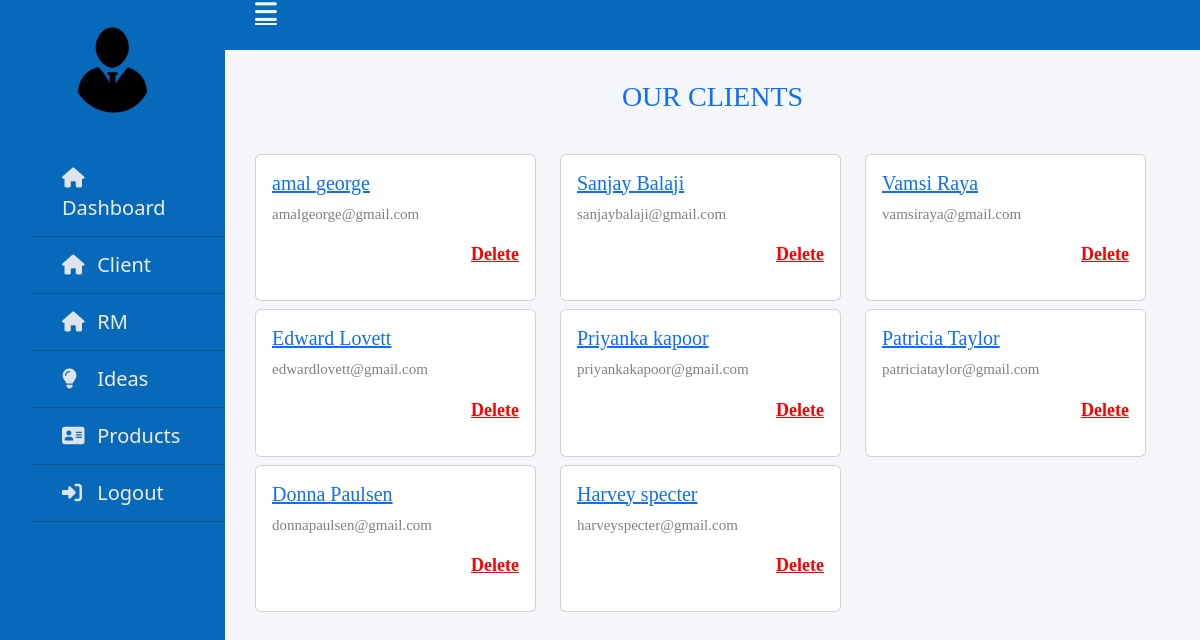
Page /admin/clientpage.php on the committed database.
### tables this page shows
CREATE TABLE `user` (
  `id` int(10) NOT NULL,
  `emailid` varchar(100) NOT NULL,
  `password` varchar(100) NOT NULL,
  `role` varchar(100) NOT NULL,
  `fname` varchar(100) NOT NULL,
  `lname` varchar(100) NOT NULL,
  `phoneno` varchar(100) NOT NULL,
  `recommend_ideas` varchar(100) NOT NULL DEFAULT '',
  `gender` varchar(100) NOT NULL,
  `dob` date DEFAULT NULL,
  `country` varchar(10) NOT NULL,
  `assigned_rm` varchar(10) DEFAULT NULL
);

### admin/clientpage.php (the view, shortened to what this page needs)
<!DOCTYPE html>
<html lang="en">
    <head>
        <link href="https://cdn.jsdelivr.net/npm/bootstrap@5.2.3/dist/css/bootstrap.min.css" rel="stylesheet">
        <link rel="stylesheet" href="./styles/common.css">
    </head>
    <body>
        <div class="wrapper">
            <div class="sidebar">
                <div class="profile">
                    <img src="image/3.png" alt="img">
                </div>
                <ul>
                    <?php
                    echo "  <li><a href=\"dashboard.php\">
                        <span class=\"icon\"><i class=\"fa-solid fa-house\"></i></span>
                        <span class=\"item\">Dashboard</span>
                    </a></li>
                    <li><a href=\"clientpage.php\">
                        <span class=\"icon\"><i class=\"fa-solid fa-house\"></i></span>
                        <span class=\"item\">Client</span>
                    </a></li>
                     <li><a href=\"rmpage.php\">
                        <span class=\"icon\"><i class=\"fa-solid fa-house\"></i></span>
                        <span class=\"item\">RM</span>
                    </a></li>
                    <li><a href=\"ideaList.php\">
                        <span class=\"icon\"><i class=\"fa-solid fa-lightbulb\"></i></span>
                        <span class=\"item\">Ideas</span>
                    </a></li>
                    <li><a href=\"Products.php\">
                        <span class=\"icon\"><i class=\"fa-solid fa-address-card\"></i></span>
                        <span class=\"item\">Products</span>
                    </a></li>
                    <li><a href=\"scripts/logout.php\">
                        <span class=\"icon\"><i class=\"fa-solid fa-right-to-bracket\"></i></span>
                        <span class=\"item\">Logout</span>
                    </a></li>";
                    ?>
                </ul>
            </div>
            <div class="section">
                <div class="topnavbar">
                    <div class="hamburger">
                        <a href="#"><i class="fa-sharp fa-solid fa-bars"></i></a>
                    </div>
                    <div class="container-fluid bgclass">
                        <div class="row">
                            <div class="text-end" style="display: flex;justify-content: flex-end; align-items: center;">
                            </div>
                        </div>
                    </div>
                </div>
            </div>
            <div class="section">
                <div class="content">
                    <div class="row text-center">
                        <h3 style="color:#0d6efd;">OUR CLIENTS</h3>
                    </div>
                    <div class="row my-4">
                        <div class="row">
                            <?php
                            include 'db_conn.php';
                            $sql = "SELECT * FROM `user` where role='client'";
                            $result = $con->query($sql);
                            if($result)
                            {
                                if($result->num_rows > 0)
                                {
                                    while($row = $result->fetch_assoc())
                                    {
                                        $id =$row['id'];
                                        echo "<div class=\"col-4 mt-2\">
                                                <div class=\"card\" >
                                                 <div class=\"card-body\">
                                                  <h5 class=\"card-title\">
                                                  <a href=\"profile.php?userId=$id\">". $row['fname'].' '.$row['lname'] ."</a></h5>
                                                 <p class=\"card-text\">". $row['emailid']."</p>
                                                 <a href='scripts/deleteClient.php?id=$id' style='text-align-last: end;color: red;font-size: 18px;'><p>Delete</p></a>
                                             </div>
                                            </div>
                                             </div>";
                                    }
                                }
                                else
                                {
                                    echo "zero";
                                }
                            }
                            else
                            {
                                return $result->error;
                            }
                            ?>
                        </div>
                    </div>
                </div>
            </div>
        </div>
    </body>
</html>

### admin/styles/common.css (style rules this page uses)
body { background: #f5f6fa; }
.wrapper .sidebar { left: 0; top: 0; width: 225px; height: 100% ; background: rgb(7, 105, 185); position: fixed; padding: 20px 0; transition: all 0.5s ease; text-decoration: none; }
.wrapper .sidebar .profile { margin-bottom: 30px; text-align: center; }
.wrapper .sidebar .profile img { width: 100px; height: 100px; border-radius: 50%; margin: 0 auto; display: block; }
.wrapper .sidebar ul li a { padding: 13px 30px; color: rgb(241, 237, 237); font-size: 20px; border-bottom: 1px solid #10558d; display: block; position: relative; text-decoration: none; }
.wrapper .sidebar ul li a .icon { width: 30px; display: inline-block; color: #dee4ec; }
.wrapper .section { width: calc(100% - 225px); margin-left: 225px; transition: all 0.5s ease; }
.wrapper .section .topnavbar { background-color: rgb(7, 105, 185); height: 50px; padding: 0 30px; display: flex; }
.wrapper .section .topnavbar .hamburger a { font-size: 25px; color: #f5f6fa; text-align: center; display: flex; }
.content { align-items: center; justify-content: center; padding: 30px; font-size: 33px; font-family: initial; font-weight: 600; }
.bgclass { background-color: rgb(7, 105, 185); }
ul { list-style-type: none !important; }
.card-text { font-size: 15px; font-weight: 300; color: grey; }

### rows in the picture
user: fname "amal", lname "george", emailid "amalgeorge@gmail.com"
user: fname "Sanjay", lname "Balaji", emailid "sanjaybalaji@gmail.com"
user: fname "Vamsi", lname "Raya", emailid "vamsiraya@gmail.com"
user: fname "Edward", lname "Lovett", emailid "edwardlovett@gmail.com"
user: fname "Priyanka", lname "kapoor", emailid "priyankakapoor@gmail.com"
user: fname "Patricia", lname "Taylor", emailid "patriciataylor@gmail.com"
user: fname "Donna", lname "Paulsen", emailid "donnapaulsen@gmail.com"
user: fname "Harvey", lname "specter", emailid "harveyspecter@gmail.com"
